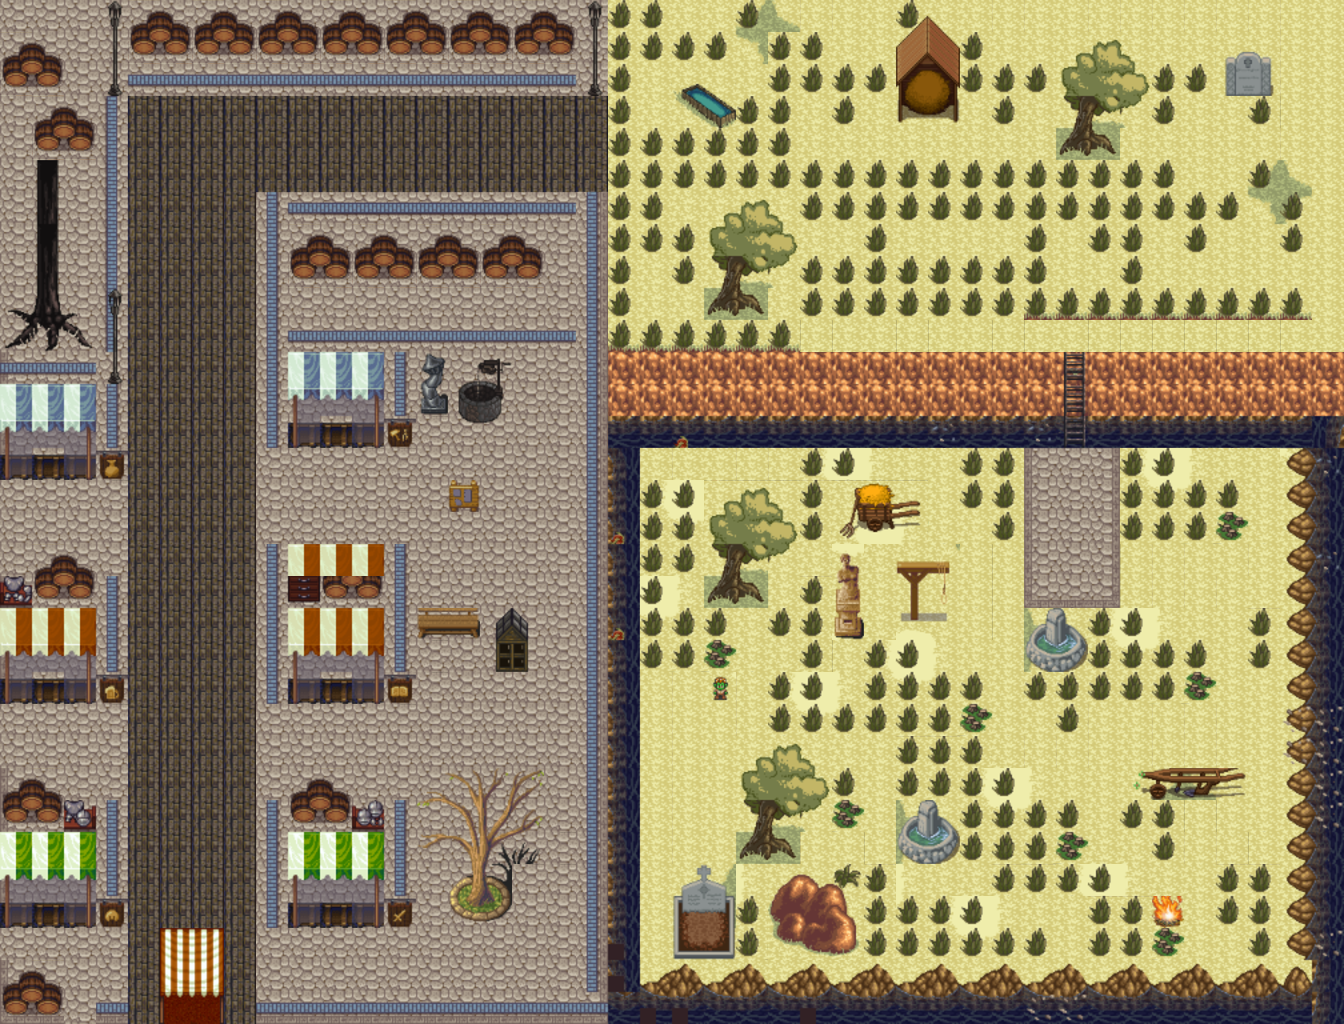

This game map was drawn from its Tiled (.tmx) file and the tilesets committed beside it. A one-line description and the trimmed map source follow:
An orthogonal 42x32 tile map with 32x32 px tiles, 2 tile layers (suelo, objetos) and 1 object.

<map version="1.2" tiledversion="1.3.1" orientation="orthogonal" renderorder="left-down" compressionlevel="0" width="42" height="32" tilewidth="32" tileheight="32" infinite="0" nextlayerid="5" nextobjectid="64">
 <tileset firstgid="1" source="CiudadBosqueResize.tsx" />
 <layer id="1" name="suelo" width="42" height="32">
  <data>[1344 cells, 1143 non-empty, 209 distinct tile ids]</data>
 </layer>
 <layer id="2" name="objetos" width="42" height="32">
  <data>[1344 cells, 474 non-empty, 400 distinct tile ids]</data>
 </layer>
 <objectgroup id="4" name="Colisionables" locked="1">
  <object id="63" x="1.35511" y="825.263" width="93.5027" height="100.278" />
 </objectgroup>
</map>